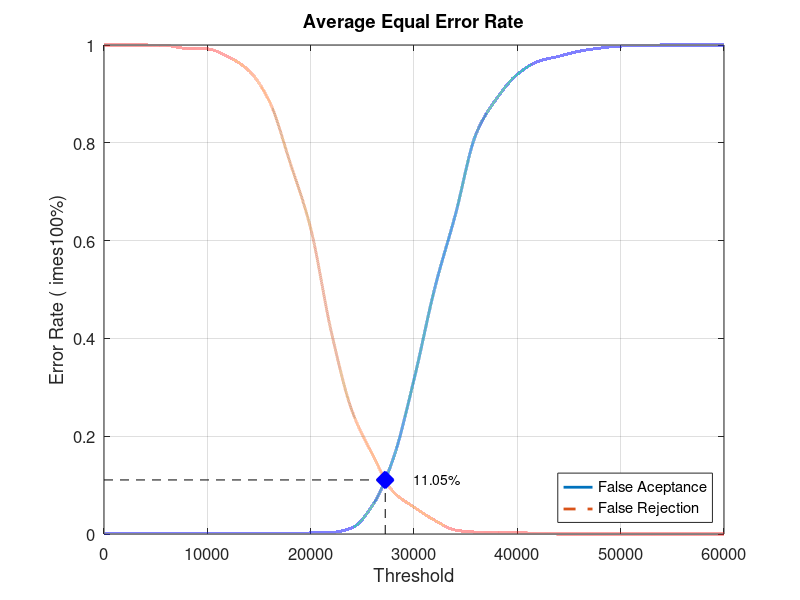
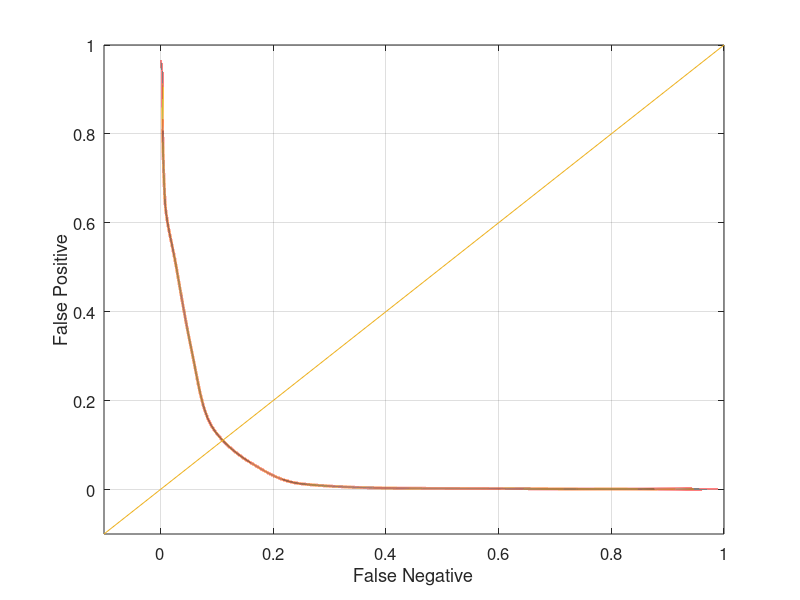

The MATLAB source for these figures, in order:
close all;
clear;
clc;
x = 0:2000:60000;
xq = 0:0.5:60000;

y0 = [0 0.00105263 0.00105263 0.00105263 0.00105263 0.00105263 0.00105263 0.00105263 0.00105263 0.00105263 0.00210526 0.00315789 0.0126316 0.0589474 0.154737 0.315789 0.502105 0.652632 0.817895 0.890526 0.94 0.966316 0.976842 0.987368 0.993684 0.997895 0.998947 1 1 1 1]
yy0 = interp1(x, y0, xq, 'pchip');
y1 = [1 1 1 0.999 0.993 0.992 0.976 0.948 0.885 0.76 0.625 0.413 0.252 0.162 0.086 0.055 0.028 0.008 0.004 0.004 0.003 0.001 0 0 0 0 0 0 0 0 0]
yy1 = interp1(x, y1, xq, 'pchip');

% Calculating EER: 
y2 = abs(y0 - y1);
find(y2 == min(y2))
yy2 = abs(yy0 - yy1);
xEER = find(yy2 == min(yy2));
xEERIndex = xq(xEER) % X-axis EER
yEER = yy0(xEER) % Y-axis EER

main = figure
plot(xq, yy0,'-','LineWidth', 2);	hold on
plot(xq, yy1,'--','LineWidth', 2);	hold on
plot([xEERIndex xEERIndex], [0 yEER], 'k--');	hold on
plot([0 xEERIndex], [yEER yEER], 'k--');	hold on
plot(xEERIndex, yEER, 'bx', 'LineWidth', 10);	hold on
text(xEERIndex + 10 * xEERIndex / 100, yEER, [num2str(round((10000 * yEER)) / 100) '%'])
legend('False Aceptance', 'False Rejection', 'Location', 'SouthEast')
xlabel('Threshold')
ylabel('Error Rate (	imes100%)')
title('Average Equal Error Rate')
set(gca, 'FontSize', 12)
axis([0 60000 0 1])
grid on

print(main, 'Database1AverageMain', '-dpng');
FNRxFPR = figure('Color', [1 1 1]);
plot(yy1, yy0, '-', yy1, yy0, 'LineWidth', 2);
hold on
y = -0.1:0.1:1
plot(y, y); 
set(gca, 'FontSize', 12)
xlabel('False Negative')
ylabel('False Positive')
axis([-0.1 1 -0.1 1])
set(gca, 'FontSize', 12)
grid on

print(FNRxFPR, 'Database1AverageFNRxFPR','-dpng');
